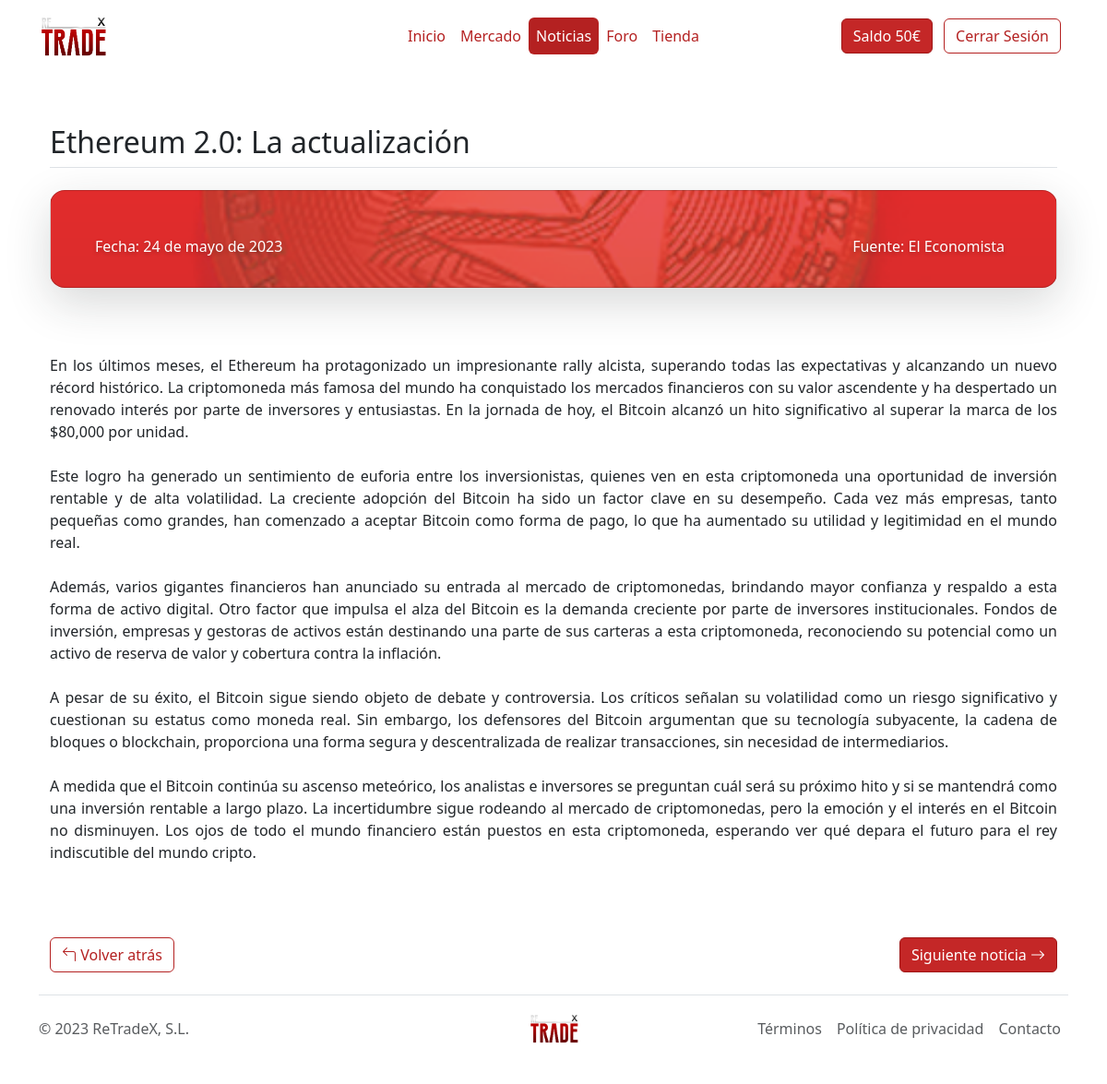
Screenshot of /Paginas/leernoticia.php?IdNoticia=8 (signed in) with the database file from the repository.
### tables this page shows
CREATE TABLE Noticias (
	IdNoticia int(5) AUTO_INCREMENT,
	Fecha varchar(20) NOT NULL,
	Titulo varchar(50) NOT NULL,
	Texto varchar(21000) NOT NULL,
	Fuente varchar(40) NOT NULL,
	Categoria varchar(200) NOT NULL,
    Foto varchar(70) NOT NULL,
	CONSTRAINT pk_Noticias PRIMARY KEY (IdNoticia)
);

### Paginas/leernoticia.php (the view, shortened to what this page needs)
<?php
include "global.php";
?>
<!DOCTYPE html>
<html lang="en">
<head>
    <link rel="stylesheet" href="../Estilos/style.css">
    <link rel="stylesheet" href="https://cdn.jsdelivr.net/npm/bootstrap-icons@1.10.5/font/bootstrap-icons.css">
</head>
<body>
  <div class="container">
    <header class="d-flex flex-wrap align-items-center justify-content-center justify-content-md-between py-3 mb-2">
      <a href="index.php" class="d-flex align-items-center col-md-3 mb-2 mb-md-0 text-dark text-decoration-none">
        <img class="img-fluid" src="../Imagenes/logo.png" height="75px" width="75px">
      </a>
      <ul class="nav nav-pills col-12 col-md-auto mb-2 justify-content-center mb-md-0">
        <li class="nav-item"><a href="index.php" class="nav-link px-2 link-dark">Inicio</a></li>
        <li class="nav-item"><a href="mercado.php" class="nav-link px-2 link-dark">Mercado</a></li>
        <li class="nav-item"><a href="noticias.php" class="nav-link px-2 link-dark active">Noticias</a></li>
        <li class="nav-item"><a href="foro.php" class="nav-link px-2 link-dark">Foro</a></li>
        <li class="nav-item"><a href="tienda.php" class="nav-link px-2 link-dark">Tienda</a></li>
      </ul>
      <div class="col-md-3 text-end">
      <?php
        if (!isset($_SESSION['correo'])) {
          echo '<a href="iniciar.php"><button type="button" class="btn btn-outline-primary me-2 m-1">Iniciar Sesión</button></a>
          <a href="registro.php"><button type="button" class="btn btn-primary m-1">Registrarse</button></a>';
        }else{
        echo '<a href="perfil.php"><button type="button" class="btn btn-primary m-1">Saldo '.$_SESSION['Saldo'].'€</button></a>
        <a href="cerrarsesion.php"><button type="button" class="btn btn-outline-primary me-2 m-1">Cerrar Sesión</button></a>';
        }
        ?>
      </div>
    </header>
  </div>
  <?php
        if (!isset($error)) {
          $id = $_GET['IdNoticia'];
          $sql = "SELECT * FROM Noticias WHERE IdNoticia=$id ";
          $resultado = $dwes->query($sql);
          if ($resultado) {
              $row = $resultado->fetch();
              while ($row != null) {
                  $nombre = $row['Titulo'];
                  $Fuente = $row['Fuente'];
                  $Texto = $row['Texto'];
                  $Fecha = $row['Fecha'];
                  $contadorPuntos = 0;
                  $Texto = preg_replace_callback('/\.\s/', function($matches) use (&$contadorPuntos) {
                      $contadorPuntos++;
                      if ($contadorPuntos % 3 === 0) {
                          return ".<br><br>";
                      } else {
                          return $matches[0];
                      }
                  }, $Texto);
                  $foto = $row['Foto'];
                  echo "<div class='container px-4 py-5' id='custom-cards'>
                  <h2 class='pb-2 border-bottom'>$nombre</h2>
                  <div class='align-items-stretch g-4 py-3'>
                    <div class='col'>
                      <div class='card card-cover h-100 overflow-hidden text-bg-dark rounded-4 shadow-lg' style='background-image: url(\"$foto\");'>
                        <div class='d-flex flex-column h-100 p-5 pb-3 text-white text-shadow-1'>
                          <ul class='d-flex list-unstyled mt-auto'>
                            <li class='me-auto'>Fecha: $Fecha
                            </li>
                            <li class='d-flex align-items-center me-2'>Fuente: $Fuente
                            </li>
                          </ul>
                        </div>
                      </div>
                    </div>
                  </div>
                </div>
                <div class='container px-4 pb-4' id='custom-cards'>
                <p class='pt-2' style='text-align: justify !important;'>$Texto</p>
                </div>
                <div class='d-grid gap-2 d-md-flex justify-content-center mb-4 mb-lg-3'>
                </div><br>" ;
                  $row = $resultado->fetch();
              }}
        };
    ?>
<div class="container px-4" id="custom-cards">
  <div class="d-flex justify-content-between">
    <a href="noticias.php"><button type="button" class="btn btn-outline-primary"><i class="bi bi-arrow-90deg-left"></i> Volver atrás</button></a>
<?php
              $sql = "SELECT * FROM Noticias WHERE IdNoticia=$id+1";
              $resultado = $dwes->query($sql);
              if ($resultado) {
                $row = $resultado->fetch();
                if($row != null) {
                echo "<a href='leernoticia.php?IdNoticia=".($id+1)."'><button type='button' class='btn btn-primary'>Siguiente noticia <i class='bi bi-arrow-right'></i></button></a>";
                }
             }
?>
</div>
</div>
      <?php echo $footer; ?>
</body>
</html>

### rows the page displays
noticias: Titulo "Ethereum 2.0: La actualización", Foto (picture), Fecha "24 de mayo de 2023", Fuente "El Economista", Texto "En los últimos meses, el Ethereum ha protagonizado un impresionante rally alcista, superando todas las expectativas y alcanzando un nuevo récord histórico. La criptomoneda más famosa del mundo ha conquistado los mercados financieros con su valor ascendente y ha despertado un renovado interés por parte de inversores y entusiastas. En la jornada de hoy, el Bitcoin alcanzó un hito significativo al superar la marca de los $80,000 por unidad Este logro ha generado un sentimiento de euforia entre los inversionistas, quienes ven en esta criptomoneda una oportunidad de inversión rentable y de alta volatilidad. La creciente adopción del Bitcoin ha sido un factor clave en su desempeño. Cada vez más…"

### other values shown
$_SESSION['Saldo'] "50"
